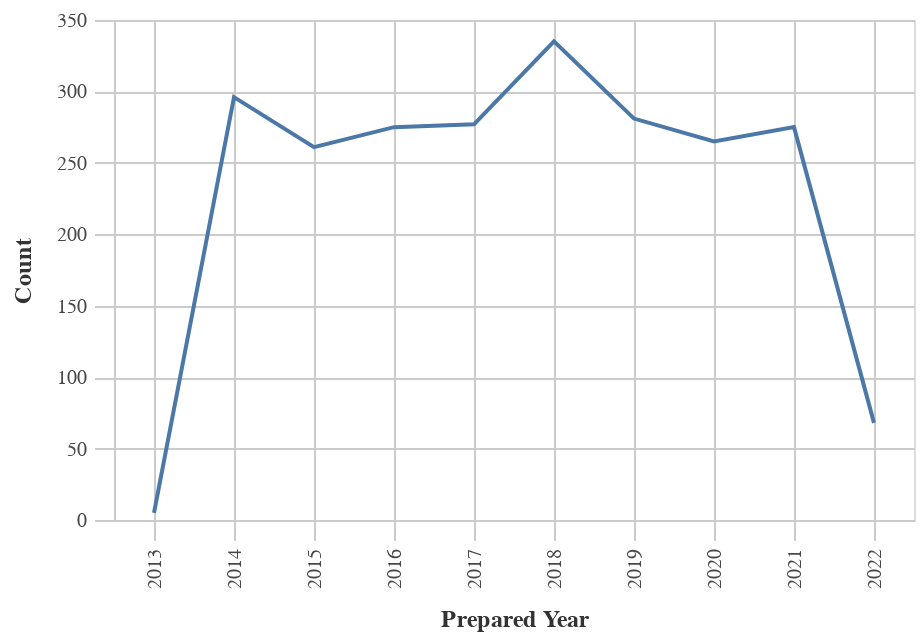

The notebook cell this image was saved under:
### Code cell
#Line chart for Obligations by Year
chart_df = (df_top>>filter(_.variable=='prepared_y')).rename(columns= {"value":"Year"})
    
chart1= (_dla_utils_reports.basic_line_chart_test_no_save(chart_df, 'Year', 'count', district)).encode(x=alt.X('Year:O', title='Prepared Year'))
    
display(HTML("<h4><strong>Obligations by Year</strong></h4>"))
display(chart1)

### Figure 1 — Vega-Lite specification as saved in the notebook (floating-point values rounded to 4 significant figures)
{"config": {"view": {"continuousWidth": 400, "continuousHeight": 300}, "axis": {"domainColor": "#cbcbcb", "grid": true, "gridColor": "#cbcbcb", "gridWidth": 1, "labelColor": "#474747", "labelFont": "Nunito Sans", "labelFontSize": 10, "labelPadding": 4, "tickColor": "#cbcbcb", "tickSize": 10, "titleColor": "#333", "titleFont": "Raleway", "titleFontSize": 12, "titlePadding": 10}, "axisBand": {"grid": false}, "background": "white", "font": "Raleway", "header": {"labelFont": "Nunito Sans", "titleFont": "Raleway"}, "legend": {"labelColor": "#333", "labelFont": "Nunito Sans", "labelFontSize": 11, "labelLimit": 0, "padding": 1, "symbolSize": 30, "symbolType": "square", "titleColor": "#333", "titleFont": "Raleway", "titleFontSize": 14, "titlePadding": 10}, "title": {"anchor": "middle", "font": "Raleway", "fontSize": 18, "fontWeight": 300, "offset": 20}}, "data": {"name": "data-3353a172cae040a3064f386ea5b720f8"}, "mark": "line", "encoding": {"tooltip": [{"field": "Year", "type": "quantitative"}, {"field": "count", "type": "quantitative"}], "x": {"field": "Year", "title": "Prepared Year", "type": "ordinal"}, "y": {"field": "count", "title": "Count", "type": "quantitative"}}, "height": 250, "width": 400, "$schema": "https://vega.github.io/schema/vega-lite/v4.17.0.json", "datasets": {"data-3353a172cae040a3064f386ea5b720f8": [{"Year": 2018.0, "count": 335, "variable": "prepared_y"}, {"Year": 2014.0, "count": 296, "variable": "prepared_y"}, {"Year": 2019.0, "count": 281, "variable": "prepared_y"}, {"Year": 2017.0, "count": 277, "variable": "prepared_y"}, {"Year": 2016.0, "count": 275, "variable": "prepared_y"}, {"Year": 2021.0, "count": 275, "variable": "prepared_y"}, {"Year": 2020.0, "count": 265, "variable": "prepared_y"}, {"Year": 2015.0, "count": 261, "variable": "prepared_y"}, {"Year": 2022.0, "count": 68, "variable": "prepared_y"}, {"Year": 2013.0, "count": 5, "variable": "prepared_y"}]}}
